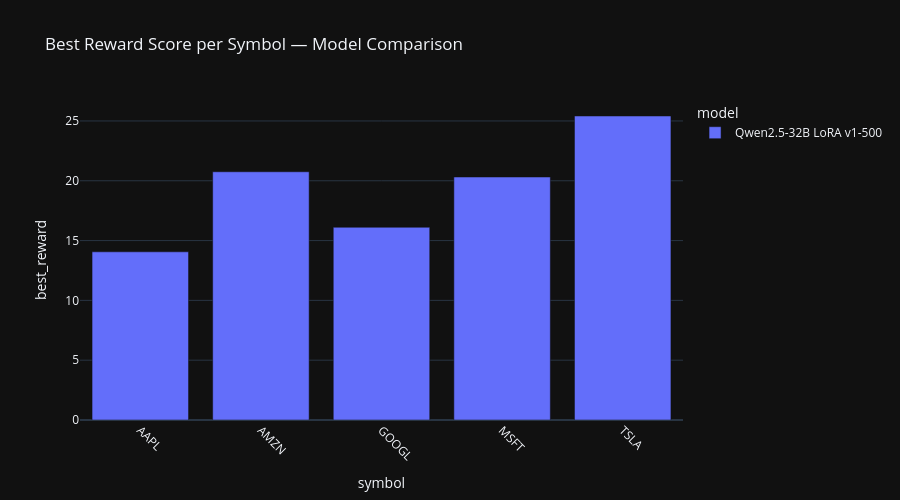

Here is the notebook cell this chart was saved with:
### Code cell
best = (
    df[df['reward_score'].notna()]
    .sort_values('reward_score', ascending=False)
    .groupby(['model', 'symbol'])
    .first()
    .reset_index()
)

pivot = best.pivot_table(index='symbol', columns='model', values='reward_score')
melted = pivot.reset_index().melt(id_vars='symbol', var_name='model', value_name='best_reward')
fig = px.bar(
    melted, x='symbol', y='best_reward', color='model', barmode='group',
    title='Best Reward Score per Symbol — Model Comparison',
    template='plotly_dark',
)
fig.update_layout(xaxis_tickangle=45, height=500)
fig.show()

### Figure 1 — Plotly figure (JSON) as saved in the notebook; plotly's stock layout.template omitted (floating-point values rounded to 4 significant figures)
{"data": [{"alignmentgroup": "True", "hovertemplate": "model=Qwen2.5-32B LoRA v1-500<br>symbol=%{x}<br>best_reward=%{y}<extra></extra>", "legendgroup": "Qwen2.5-32B LoRA v1-500", "marker": {"color": "#636efa", "pattern": {"shape": ""}}, "name": "Qwen2.5-32B LoRA v1-500", "offsetgroup": "Qwen2.5-32B LoRA v1-500", "orientation": "v", "showlegend": true, "textposition": "auto", "type": "bar", "x": ["AAPL", "AMZN", "GOOGL", "MSFT", "TSLA"], "xaxis": "x", "y": [14.06, 20.75, 16.11, 20.31, 25.41], "yaxis": "y"}], "layout": {"barmode": "group", "height": 500, "legend": {"title": {"text": "model"}, "tracegroupgap": 0}, "title": {"text": "Best Reward Score per Symbol — Model Comparison"}, "xaxis": {"anchor": "y", "domain": [0, 1], "tickangle": 45, "title": {"text": "symbol"}}, "yaxis": {"anchor": "x", "domain": [0, 1], "title": {"text": "best_reward"}}}}
